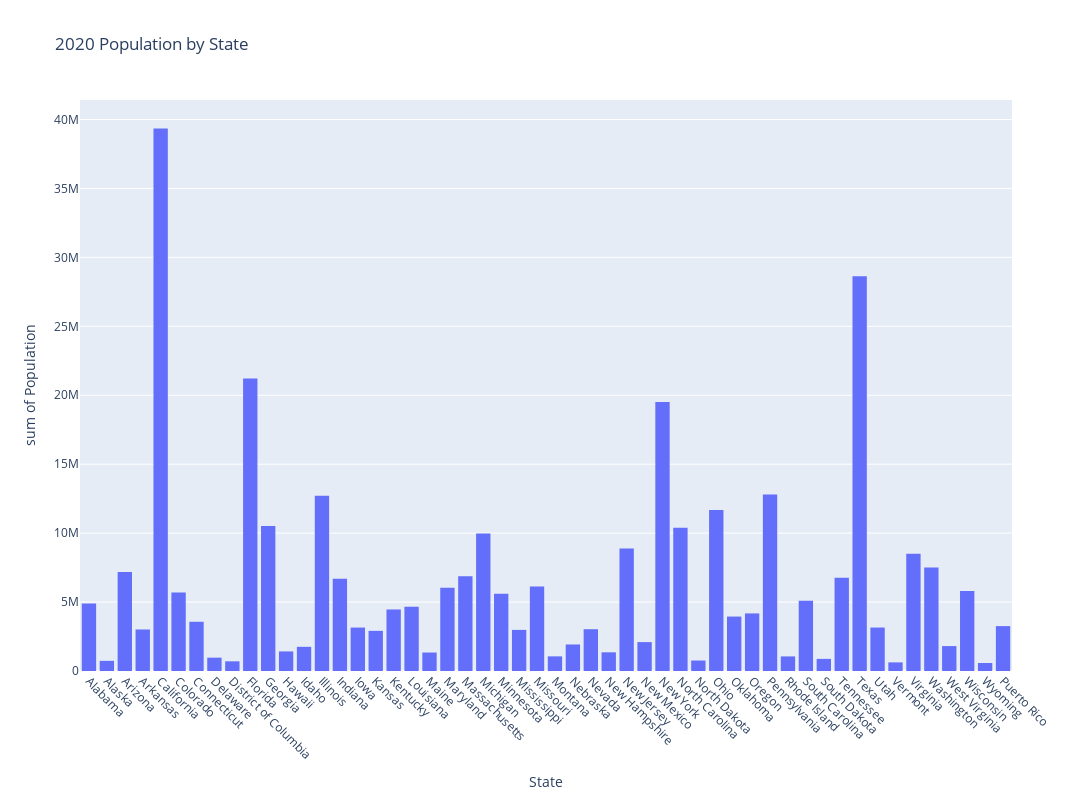

Here is the notebook cell this chart was saved with:
### Code cell
Pop2020 = df2020Demographics[['State', 'Population']]
#print(Pop2020)
Pop2020State = Pop2020['State']
Pop2020Pop = Pop2020['Population']

plt = px.histogram(Pop2020, x="State", y="Population", title = "2020 Population by State", 
                   width = 1200, height = 800)
plt.update_xaxes(tickangle=45)
plt.show()

### Figure 1 — Plotly figure (JSON) as saved in the notebook; plotly's stock layout.template omitted (floating-point values rounded to 4 significant figures)
{"data": [{"alignmentgroup": "True", "bingroup": "x", "histfunc": "sum", "hovertemplate": "State=%{x}<br>sum of Population=%{y}<extra></extra>", "legendgroup": "", "marker": {"color": "#636efa", "pattern": {"shape": ""}}, "name": "", "offsetgroup": "", "orientation": "v", "showlegend": false, "type": "histogram", "x": ["Alabama", "Alaska", "Arizona", "Arkansas", "California", "Colorado", "Connecticut", "Delaware", "District of Columbia", "Florida", "Georgia", "Hawaii", "Idaho", "Illinois", "Indiana", "Iowa", "Kansas", "Kentucky", "Louisiana", "Maine", "Maryland", "Massachusetts", "Michigan", "Minnesota", "Mississippi", "Missouri", "Montana", "Nebraska", "Nevada", "New Hampshire", "New Jersey", "New Mexico", "New York", "North Carolina", "North Dakota", "Ohio", "Oklahoma", "Oregon", "Pennsylvania", "Rhode Island", "South Carolina", "South Dakota", "Tennessee", "Texas", "Utah", "Vermont", "Virginia", "Washington", "West Virginia", "Wisconsin", "Wyoming", "Puerto Rico"], "xaxis": "x", "y": [4893186, 736990, 7174064, 3011873, 39346023, 5684926, 3570549, 967679, 701974, 21216924, 10516579, 1420074, 1754367, 12716164, 6696893, 3150011, 2912619, 4461952, 4664616, 1340825, 6037624, 6873003, 9973907, 5600166, 2981835, 6124160, 1061705, 1923826, 3030281, 1355244, 8885418, 2097021, 19514849, 10386227, 760394, 11675275, 3949342, 4176346, 12794885, 1057798, 5091517, 879336, 6772268, 28635442, 3151239, 624340, 8509358, 7512465, 1807426, 5806975, 581348, 3255642], "yaxis": "y"}], "layout": {"barmode": "relative", "height": 800, "legend": {"tracegroupgap": 0}, "title": {"text": "2020 Population by State"}, "width": 1200, "xaxis": {"anchor": "y", "autorange": true, "domain": [0, 1], "range": [-0.5, 51.5], "tickangle": 45, "title": {"text": "State"}, "type": "category"}, "yaxis": {"anchor": "x", "autorange": true, "domain": [0, 1], "range": [0, 41420000.0], "title": {"text": "sum of Population"}, "type": "linear"}}}
